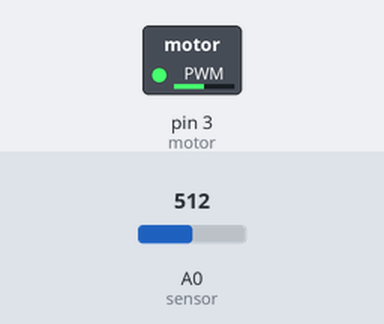
A sketch run on a simulated Arduino Uno, built with avr-gcc and run on an emulated ATmega328P. Shown: switched loads named in the sketch (green lamp = pin HIGH). The test bench sets the inputs (shaded band); at power-on: A0 (sensor) = 512.

Above: at 1.2 s.
1.3 s: A0 (sensor) set to 716
At 1.8 s:
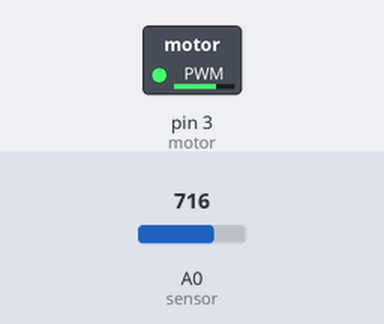
2.8 s: A0 (sensor) set to 900
At 4.0 s:
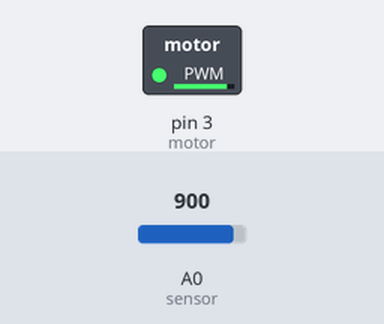
4.3 s: A0 (sensor) set to 122
At 5.3 s:
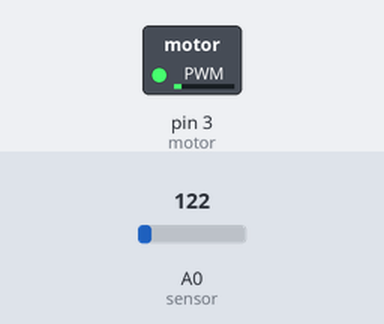
5.8 s: A0 (sensor) set to 0
At 6.5 s:
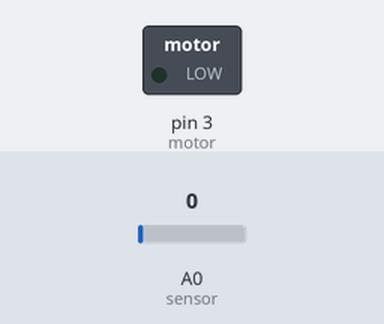
7.3 s: A0 (sensor) set to 511
At 7.6 s:
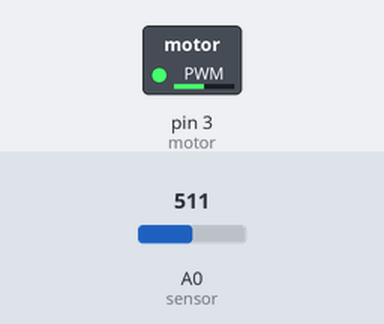
Timing chart, 0 to 9.8 s (numbered marks = the images above; inputs shaded):
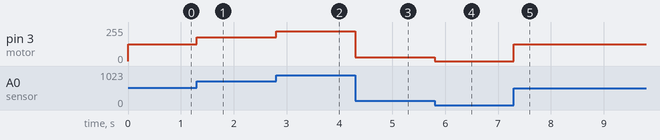

Measured:
- after the input at 1.3 s, pin 3 (motor): 127/255 → 178/255 at once
- after the input at 2.8 s, pin 3 (motor): 178/255 → 224/255 at once
- after the input at 4.3 s, pin 3 (motor): 224/255 → 30/255 at once
- after the input at 5.8 s, pin 3 (motor): 30/255 → 0/255 at once
- after the input at 7.3 s, pin 3 (motor): 0/255 → 127/255 at once

The sketch:

4_-_Motor_+_sensor_de_temperatura.ino
```cpp
//Quanto maior a temperatura, maior a velocidade de rotação do motor

int sensor = A0;
int motor = 3;
int valorTemp = 0;
int pwm = 0;

void setup()
{
  pinMode(motor, OUTPUT);
}

void loop()
{
  valorTemp = analogRead (sensor);
  pwm = map (valorTemp, 0, 1023, 0, 255);
  analogWrite (motor, pwm);
}
```
